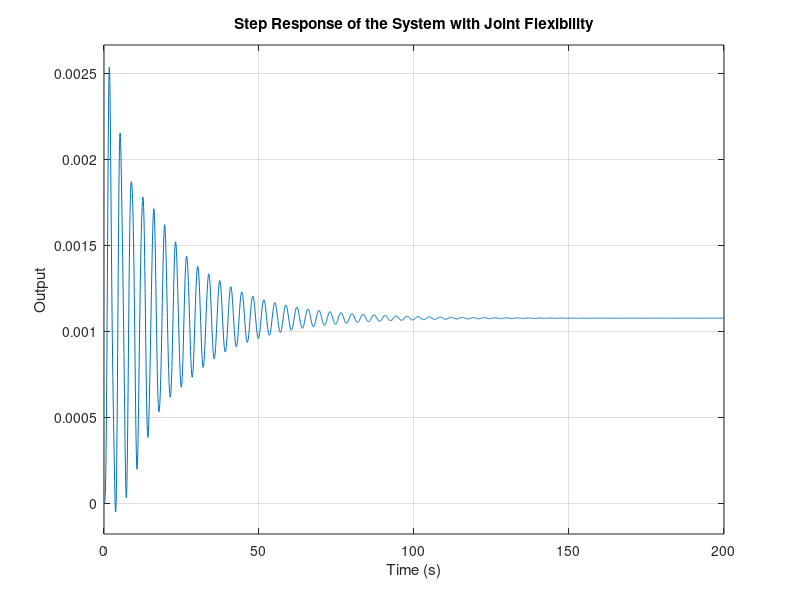

Reproduce this figure in MATLAB.
clc;
clear all;
close all;

% System Parameters
Jl = 10;
Bl = 1;
k = 30;
Jm = 2;
Bm = 0.5;

% Transfer Functions of Load and Motor
Pl = [Jl Bl k];  % Denominator of load
Pm = [Jm Bm k];  % Denominator of motor

% Define transfer functions
sys1 = tf(1, Pm);  % Motor dynamics: 1 / (Jm*s^2 + Bm*s + k)
sys2 = tf(1, Pl);  % Load dynamics: 1 / (Jl*s^2 + Bl*s + k)

% Series connection of motor and load
series_sys = series(sys1, sys2);

% Open-loop transfer function with spring stiffness as gain in feedback
% Feedback gain is positive (spring torque opposes deflection)
OLTF = feedback(series_sys, k);

% Plot step response
figure;
step(OLTF);
title('Step Response of the System with Joint Flexibility');
xlabel('Time (s)');
ylabel('Output');
grid on;
